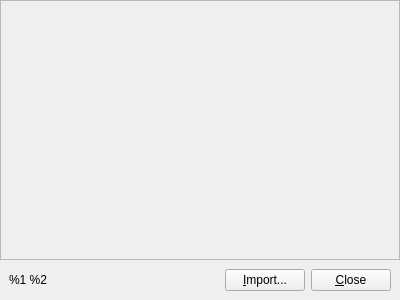
<?xml version="1.0" encoding="UTF-8"?>
<ui version="4.0">
 <class>ProfileInterface</class>
 <widget class="QWidget" name="ProfileInterface">
  <property name="geometry">
   <rect>
    <x>0</x>
    <y>0</y>
    <width>400</width>
    <height>300</height>
   </rect>
  </property>
  <property name="windowTitle">
   <string>Profile Interface</string>
  </property>
  <layout class="QVBoxLayout" name="vlProfileInterface">
   <property name="spacing">
    <number>0</number>
   </property>
   <property name="leftMargin">
    <number>0</number>
   </property>
   <property name="topMargin">
    <number>0</number>
   </property>
   <property name="rightMargin">
    <number>0</number>
   </property>
   <property name="bottomMargin">
    <number>9</number>
   </property>
   <item>
    <widget class="QStackedWidget" name="swProfile">
     <property name="currentIndex">
      <number>1</number>
     </property>
     <widget class="QWidget" name="pageLoading">
      <layout class="QVBoxLayout" name="vlLoadingPage">
       <item>
        <spacer name="vsLoading1">
         <property name="orientation">
          <enum>Qt::Vertical</enum>
         </property>
         <property name="sizeHint" stdset="0">
          <size>
           <width>0</width>
           <height>0</height>
          </size>
         </property>
        </spacer>
       </item>
       <item>
        <widget class="QLabel" name="labProfileLoading">
         <property name="text">
          <string>Loading file %1 of %2 files</string>
         </property>
         <property name="alignment">
          <set>Qt::AlignCenter</set>
         </property>
        </widget>
       </item>
       <item>
        <widget class="QProgressBar" name="pbPictureLoading">
         <property name="value">
          <number>0</number>
         </property>
         <property name="textVisible">
          <bool>false</bool>
         </property>
        </widget>
       </item>
       <item>
        <spacer name="vsLoading2">
         <property name="orientation">
          <enum>Qt::Vertical</enum>
         </property>
         <property name="sizeHint" stdset="0">
          <size>
           <width>0</width>
           <height>0</height>
          </size>
         </property>
        </spacer>
       </item>
      </layout>
     </widget>
     <widget class="QWidget" name="pageProfile">
      <layout class="QVBoxLayout" name="vlProfilePage">
       <property name="leftMargin">
        <number>0</number>
       </property>
       <property name="topMargin">
        <number>0</number>
       </property>
       <property name="rightMargin">
        <number>0</number>
       </property>
       <property name="bottomMargin">
        <number>0</number>
       </property>
       <item>
        <widget class="QScrollArea" name="saProfile">
         <property name="widgetResizable">
          <bool>true</bool>
         </property>
         <widget class="QWidget" name="saProfileContent">
          <property name="geometry">
           <rect>
            <x>0</x>
            <y>0</y>
            <width>398</width>
            <height>256</height>
           </rect>
          </property>
          <layout class="QVBoxLayout" name="vlProfile">
           <property name="leftMargin">
            <number>0</number>
           </property>
           <property name="topMargin">
            <number>0</number>
           </property>
           <property name="rightMargin">
            <number>0</number>
           </property>
           <property name="bottomMargin">
            <number>0</number>
           </property>
           <item>
            <layout class="QVBoxLayout" name="vlContent">
             <property name="spacing">
              <number>0</number>
             </property>
             <item>
              <layout class="QVBoxLayout" name="vlSavegame"/>
             </item>
             <item>
              <layout class="QVBoxLayout" name="vlSnapmatic"/>
             </item>
            </layout>
           </item>
          </layout>
         </widget>
        </widget>
       </item>
      </layout>
     </widget>
    </widget>
   </item>
   <item>
    <layout class="QHBoxLayout" name="hlButtons">
     <property name="spacing">
      <number>6</number>
     </property>
     <property name="leftMargin">
      <number>9</number>
     </property>
     <property name="topMargin">
      <number>9</number>
     </property>
     <property name="rightMargin">
      <number>9</number>
     </property>
     <item>
      <widget class="QLabel" name="labVersion">
       <property name="text">
        <string>%1 %2</string>
       </property>
      </widget>
     </item>
     <item>
      <spacer name="hsProfile">
       <property name="orientation">
        <enum>Qt::Horizontal</enum>
       </property>
       <property name="sizeHint" stdset="0">
        <size>
         <width>40</width>
         <height>20</height>
        </size>
       </property>
      </spacer>
     </item>
     <item>
      <widget class="QPushButton" name="cmdImport">
       <property name="sizePolicy">
        <sizepolicy hsizetype="Minimum" vsizetype="Minimum">
         <horstretch>0</horstretch>
         <verstretch>0</verstretch>
        </sizepolicy>
       </property>
       <property name="toolTip">
        <string>Import exported file</string>
       </property>
       <property name="text">
        <string>&amp;Import...</string>
       </property>
       <property name="autoDefault">
        <bool>true</bool>
       </property>
      </widget>
     </item>
     <item>
      <widget class="QPushButton" name="cmdCloseProfile">
       <property name="sizePolicy">
        <sizepolicy hsizetype="Minimum" vsizetype="Minimum">
         <horstretch>0</horstretch>
         <verstretch>0</verstretch>
        </sizepolicy>
       </property>
       <property name="toolTip">
        <string>Close profile</string>
       </property>
       <property name="text">
        <string>&amp;Close</string>
       </property>
       <property name="autoDefault">
        <bool>true</bool>
       </property>
      </widget>
     </item>
    </layout>
   </item>
  </layout>
 </widget>
 <resources/>
 <connections/>
</ui>
